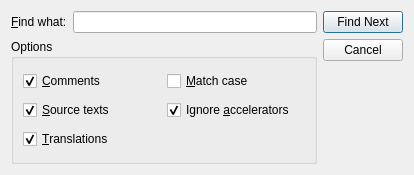
<?xml version="1.0" encoding="UTF-8"?>
<ui version="4.0">
 <comment>*********************************************************************
**
** Copyright (C) 2014 Digia Plc and/or its subsidiary(-ies).
** Contact: http://www.qt-project.org/legal
**
** This file is part of the Qt Linguist of the Qt Toolkit.
**
** $QT_BEGIN_LICENSE:LGPL$
** Commercial License Usage
** Licensees holding valid commercial Qt licenses may use this file in
** accordance with the commercial license agreement provided with the
** Software or, alternatively, in accordance with the terms contained in
** a written agreement between you and Digia.  For licensing terms and
** conditions see http://qt.digia.com/licensing.  For further information
** use the contact form at http://qt.digia.com/contact-us.
**
** GNU Lesser General Public License Usage
** Alternatively, this file may be used under the terms of the GNU Lesser
** General Public License version 2.1 as published by the Free Software
** Foundation and appearing in the file LICENSE.LGPL included in the
** packaging of this file.  Please review the following information to
** ensure the GNU Lesser General Public License version 2.1 requirements
** will be met: http://www.gnu.org/licenses/old-licenses/lgpl-2.1.html.
**
** In addition, as a special exception, Digia gives you certain additional
** rights.  These rights are described in the Digia Qt LGPL Exception
** version 1.1, included in the file LGPL_EXCEPTION.txt in this package.
**
** GNU General Public License Usage
** Alternatively, this file may be used under the terms of the GNU
** General Public License version 3.0 as published by the Free Software
** Foundation and appearing in the file LICENSE.GPL included in the
** packaging of this file.  Please review the following information to
** ensure the GNU General Public License version 3.0 requirements will be
** met: http://www.gnu.org/copyleft/gpl.html.
**
**
** $QT_END_LICENSE$
**
*********************************************************************</comment>
 <class>FindDialog</class>
 <widget class="QDialog" name="FindDialog">
  <property name="geometry">
   <rect>
    <x>0</x>
    <y>0</y>
    <width>414</width>
    <height>175</height>
   </rect>
  </property>
  <property name="sizePolicy">
   <sizepolicy hsizetype="Preferred" vsizetype="Maximum">
    <horstretch>0</horstretch>
    <verstretch>0</verstretch>
   </sizepolicy>
  </property>
  <property name="windowTitle">
   <string>Find</string>
  </property>
  <property name="whatsThis">
   <string>This window allows you to search for some text in the translation source file.</string>
  </property>
  <layout class="QHBoxLayout">
   <property name="spacing">
    <number>6</number>
   </property>
   <property name="margin">
    <number>11</number>
   </property>
   <item>
    <layout class="QVBoxLayout">
     <property name="spacing">
      <number>6</number>
     </property>
     <property name="margin">
      <number>0</number>
     </property>
     <item>
      <layout class="QHBoxLayout">
       <property name="spacing">
        <number>6</number>
       </property>
       <property name="margin">
        <number>0</number>
       </property>
       <item>
        <widget class="QLabel" name="findWhat">
         <property name="text">
          <string>&amp;Find what:</string>
         </property>
         <property name="buddy">
          <cstring>led</cstring>
         </property>
        </widget>
       </item>
       <item>
        <widget class="QLineEdit" name="led">
         <property name="whatsThis">
          <string>Type in the text to search for.</string>
         </property>
        </widget>
       </item>
      </layout>
     </item>
     <item>
      <widget class="QGroupBox" name="groupBox">
       <property name="title">
        <string>Options</string>
       </property>
       <layout class="QGridLayout">
        <property name="margin">
         <number>9</number>
        </property>
        <property name="spacing">
         <number>6</number>
        </property>
        <item row="1" column="0">
         <widget class="QCheckBox" name="sourceText">
          <property name="whatsThis">
           <string>Source texts are searched when checked.</string>
          </property>
          <property name="text">
           <string>&amp;Source texts</string>
          </property>
          <property name="checked">
           <bool>true</bool>
          </property>
         </widget>
        </item>
        <item row="2" column="0">
         <widget class="QCheckBox" name="translations">
          <property name="whatsThis">
           <string>Translations are searched when checked.</string>
          </property>
          <property name="text">
           <string>&amp;Translations</string>
          </property>
          <property name="checked">
           <bool>true</bool>
          </property>
         </widget>
        </item>
        <item row="0" column="1">
         <widget class="QCheckBox" name="matchCase">
          <property name="whatsThis">
           <string>Texts such as 'TeX' and 'tex' are considered as different when checked.</string>
          </property>
          <property name="text">
           <string>&amp;Match case</string>
          </property>
         </widget>
        </item>
        <item row="0" column="0">
         <widget class="QCheckBox" name="comments">
          <property name="whatsThis">
           <string>Comments and contexts are searched when checked.</string>
          </property>
          <property name="text">
           <string>&amp;Comments</string>
          </property>
          <property name="checked">
           <bool>true</bool>
          </property>
         </widget>
        </item>
        <item row="1" column="1">
         <widget class="QCheckBox" name="ignoreAccelerators">
          <property name="text">
           <string>Ignore &amp;accelerators</string>
          </property>
          <property name="checked">
           <bool>true</bool>
          </property>
         </widget>
        </item>
       </layout>
      </widget>
     </item>
    </layout>
   </item>
   <item>
    <layout class="QVBoxLayout">
     <property name="spacing">
      <number>6</number>
     </property>
     <property name="margin">
      <number>0</number>
     </property>
     <item>
      <widget class="QPushButton" name="findNxt">
       <property name="whatsThis">
        <string>Click here to find the next occurrence of the text you typed in.</string>
       </property>
       <property name="text">
        <string>Find Next</string>
       </property>
       <property name="default">
        <bool>true</bool>
       </property>
       <property name="flat">
        <bool>false</bool>
       </property>
      </widget>
     </item>
     <item>
      <widget class="QPushButton" name="cancel">
       <property name="whatsThis">
        <string>Click here to close this window.</string>
       </property>
       <property name="text">
        <string>Cancel</string>
       </property>
      </widget>
     </item>
     <item>
      <spacer>
       <property name="orientation">
        <enum>Qt::Vertical</enum>
       </property>
       <property name="sizeType">
        <enum>QSizePolicy::Expanding</enum>
       </property>
       <property name="sizeHint" stdset="0">
        <size>
         <width>20</width>
         <height>51</height>
        </size>
       </property>
      </spacer>
     </item>
    </layout>
   </item>
  </layout>
 </widget>
 <layoutdefault spacing="6" margin="11"/>
 <tabstops>
  <tabstop>led</tabstop>
  <tabstop>findNxt</tabstop>
  <tabstop>cancel</tabstop>
  <tabstop>comments</tabstop>
  <tabstop>sourceText</tabstop>
  <tabstop>translations</tabstop>
  <tabstop>matchCase</tabstop>
 </tabstops>
 <resources/>
 <connections>
  <connection>
   <sender>cancel</sender>
   <signal>clicked()</signal>
   <receiver>FindDialog</receiver>
   <slot>reject()</slot>
   <hints>
    <hint type="sourcelabel">
     <x>372</x>
     <y>58</y>
    </hint>
    <hint type="destinationlabel">
     <x>373</x>
     <y>109</y>
    </hint>
   </hints>
  </connection>
 </connections>
</ui>
